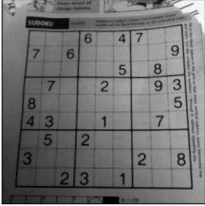
#> input picture cap03_imageProcess/dave.png, 205 x 206 px
$ python lesson_06.py   (older library calls are emulated)
#> lines starting #> are read from the running program, lines starting #| are printed output that depends on the picture
# -*- coding: utf-8 -*-
"""
Created on Mon Jul 29 11:36:07 2019

@author: zhangtong

lesson_06 Image Gradients
图像梯度
在本课程中我们将学习到
找到图像的梯度，边缘等。
我们将学到的函数有 cv2.Sobel(), cv2.Scharr(), cv2.Laplacian()  等
"""

#理论 Theory
"""
OpenCV提供三种类型的梯度滤波器或高通滤波器，
Sobel、Scharr和Laplacian。
下面我们将看到每一种方法的使用
"""

#索贝尔及斯查尔  边缘监测及衍生  Sobel and Scharr Derivatives
"""
索贝尔算子是一种高斯平滑加微分的联合算子,更抗噪音
你可以指定导数的方向，垂直或水平(分别由参数yorder和xorder表示)
您还可以通过参数ksize指定内核的大小，
如果ksize = -1，则使用3x3的Scharr滤波器，其结果优于3x3的Sobel滤波器。请参阅使用内核的文档。
"""

#拉普拉斯边缘监测   Laplacian Derivatives
"""
它计算由关系给出的图像的拉普拉斯变换，
Δsrc=(δ**2src/δx**2) + (δ**2src/δy**2)
其中每个导数都是用索贝尔导数求出来的。
如果ksize = 1，则使用下面的kernel进行过滤
kernel = [
0  1 0
1 -4 1
0  1 0
]
"""

#代码  Code
"""
下面的代码显示了单个图表中的所有运算符。 所有内核都是5x5大小。
输出图像的深度为-1，以获得np.uint8类型的结果。
"""
import cv2
import numpy as np
from matplotlib import pyplot as plt

img = cv2.imread('dave.png',0)#必须采用灰度处理，不然效果会差很多
#> img is the input picture: shape (206, 205); min 0, max 255, mean 113.4

laplacian = cv2.Laplacian(img,cv2.CV_64F)
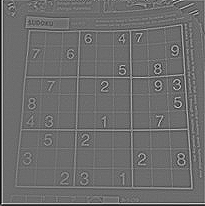
#> laplacian: shape (206, 205) float64; min -221, max 294, mean -0.7; drawn with min black and max white
sobelx = cv2.Sobel(img,cv2.CV_64F,1,0,ksize=5)
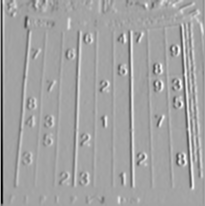
#> sobelx: shape (206, 205) float64; min -9494, max 5330, mean -7.2; drawn with min black and max white
sobely = cv2.Sobel(img,cv2.CV_64F,0,1,ksize=5)
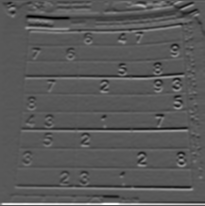
#> sobely: shape (206, 205) float64; min -5830, max 10918, mean 32.2; drawn with min black and max white

plt.subplot(2,2,1),plt.imshow(img,cmap = 'gray')
plt.title('Original'), plt.xticks([]), plt.yticks([])
plt.subplot(2,2,2),plt.imshow(laplacian,cmap = 'gray')
plt.title('Laplacian'), plt.xticks([]), plt.yticks([])
plt.subplot(2,2,3),plt.imshow(sobelx,cmap = 'gray')
plt.title('Sobel X'), plt.xticks([]), plt.yticks([])
plt.subplot(2,2,4),plt.imshow(sobely,cmap = 'gray')
plt.title('Sobel Y'), plt.xticks([]), plt.yticks([])

plt.show()
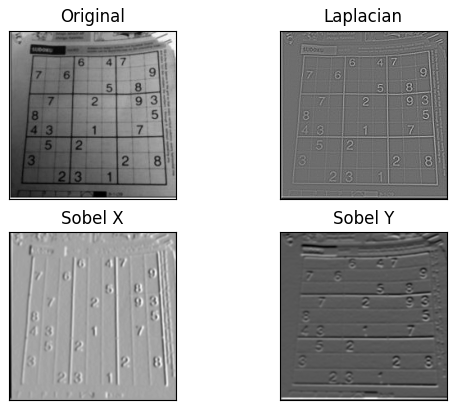
#> figure drawn by matplotlib, 4 panels


#一个重要的事情！ One Important Matter!
"""
在上一个示例中，输出数据类型为cv2.CV_8U或np.uint8。但是有一个小问题，
黑白转换为正斜率（具有正值），而白转黑转换为负斜率（具有负值）
所以，当你将数据转换为np.uint8时，所有负斜率都为零。简单地说，这个边缘被抛弃了。

如果你想更好的检测两条边缘，更好的选择是将输出数据保存为更高级的数据类型，
比如cv2.CV_16S, cv2.CV_64F等。
取它的绝对值，然后再转换回cv2.CV_8U
下面的代码演示了水平Sobel过滤器过程以及结果的差异。
"""
import cv2
import numpy as np
from matplotlib import pyplot as plt

img = cv2.imread('box.png',0)
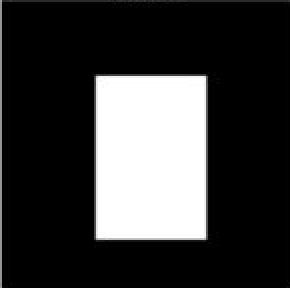
#> input picture cap03_imageProcess/box.png, 145 x 144 px (shown 2 times larger)
#> img is the input picture: shape (144, 145); min 0, max 255, mean 57

# Output dtype = cv2.CV_8U
sobelx8u = cv2.Sobel(img,cv2.CV_8U,1,0,ksize=5)

# Output dtype = cv2.CV_64F. Then take its absolute and convert to cv2.CV_8U
sobelx64f = cv2.Sobel(img,cv2.CV_64F,1,0,ksize=5)
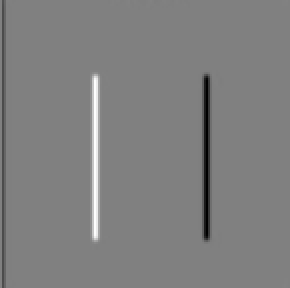
#> sobelx64f: shape (144, 145) float64 (shown 2 times larger); min -11669, max 11507, mean -48.9; drawn with min black and max white
abs_sobel64f = np.absolute(sobelx64f)
sobel_8u = np.uint8(abs_sobel64f)
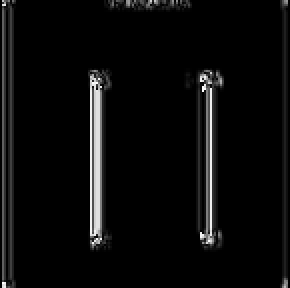
#> sobel_8u: shape (144, 145) (shown 2 times larger); min 0, max 255, mean 10.7

plt.subplot(1,3,1),plt.imshow(img,cmap = 'gray')
plt.title('Original'), plt.xticks([]), plt.yticks([])
plt.subplot(1,3,2),plt.imshow(sobelx8u,cmap = 'gray')
plt.title('Sobel CV_8U'), plt.xticks([]), plt.yticks([])
plt.subplot(1,3,3),plt.imshow(sobel_8u,cmap = 'gray')
plt.title('Sobel abs(CV_64F)'), plt.xticks([]), plt.yticks([])

plt.show()
